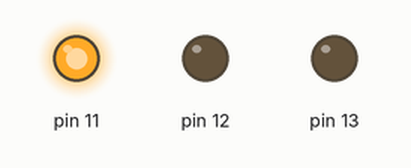
Simulated run of this sketch. Board: Arduino Uno, built with avr-gcc and run on an emulated ATmega328P. Parts: output pins drawn as LEDs (lit = HIGH).

Above: at 0.1 s.
At 1.71 s:
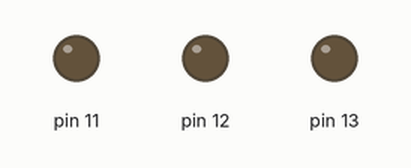
Timing chart, 0 to 40.0 s (numbered marks = the images above):
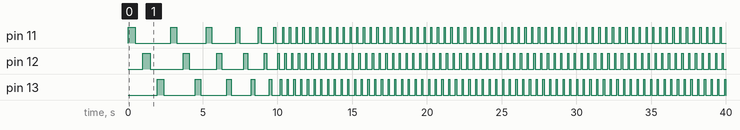

Measured:
- by itself, pin 11: LOW → HIGH at 0.00 s, → LOW 0.50 s later, → HIGH 2.4 s later, → LOW 0.43 s later, … (144 changes in this stretch)
- by itself, pin 12: LOW → HIGH at 1.0 s, → LOW 0.48 s later, → HIGH 2.2 s later, → LOW 0.40 s later, … (144 changes in this stretch)
- by itself, pin 13: LOW → HIGH at 2.0 s, → LOW 0.45 s later, → HIGH 2.1 s later, → LOW 0.38 s later, … (144 changes in this stretch)

The sketch:

ejercicio2_1-1.ino
```cpp
// the setup routine runs once when you press reset:
int velocidad = 500;
void setup() {
  // initialize the digital pin as an output.

  /*se le otorga a la variable i los valores de los pines
  correspondientes a cada led*/
  for ( int i = 11 ; i <= 13 ; i++)
  {
    pinMode(i, OUTPUT);
  }

}

// the loop routine runs over and over again forever:
void loop() {

  for (int i=11 ; i <= 13 ; i++)
  {
       digitalWrite( i , HIGH) ;
       delay (velocidad) ;
       digitalWrite( i , LOW);
       delay (velocidad) ;
    if(velocidad > 75){
    	velocidad -= 25;
    }
  }
}
```
